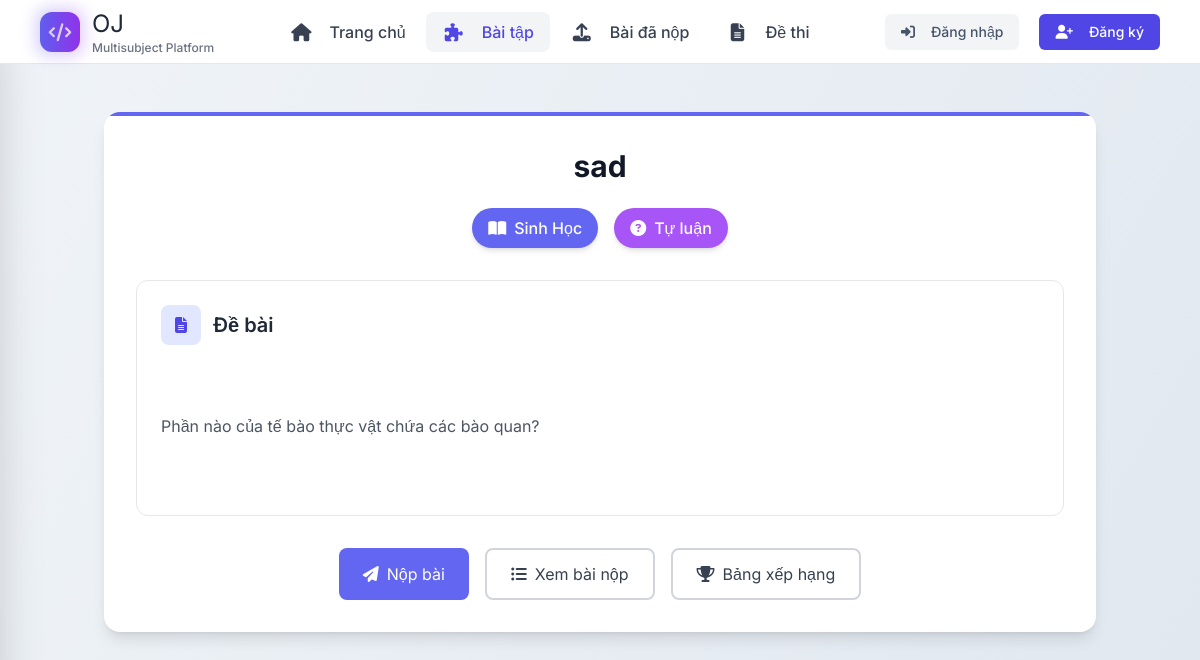
The page /problems/5/ on the database as committed earlier.
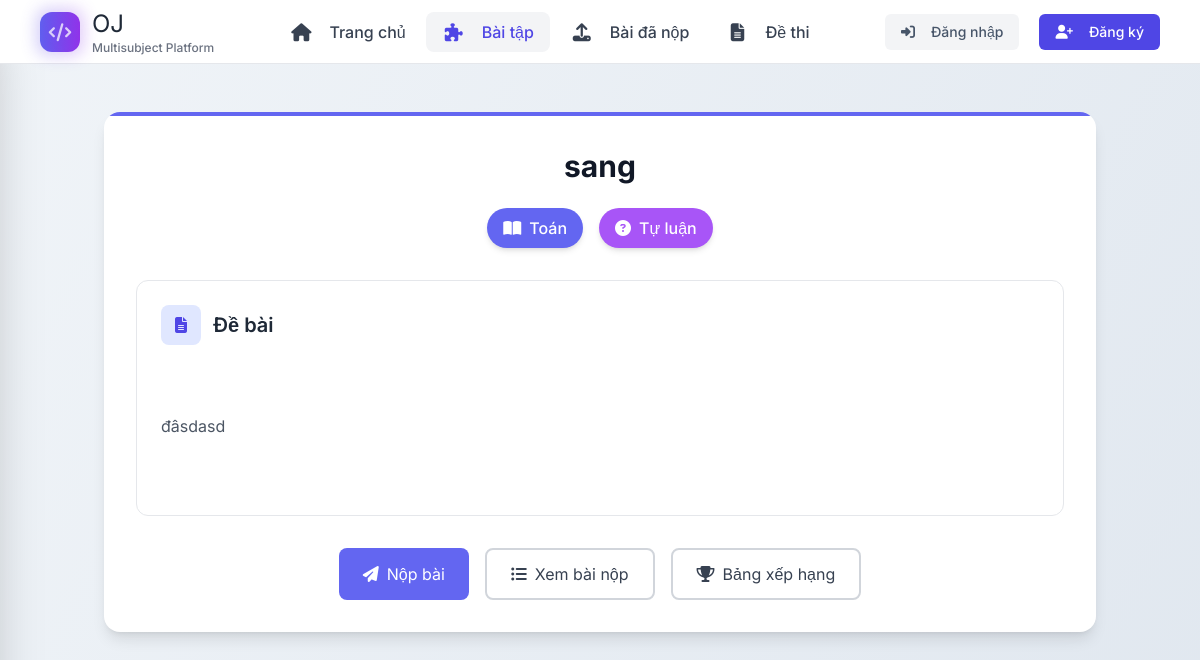
The same page on the database as committed later.
### problems/models.py (models this page shows, shortened)
class Problem(models.Model):
    title = models.CharField(max_length=200)
    description = models.TextField()
    subject = models.CharField(max_length=10, choices=SUBJECT_CHOICES)
    question_type = models.CharField(max_length=10, choices=QUESTION_TYPE, default='WRIT')
    difficulty = models.CharField(max_length=10, choices=DIFFICULTY_LEVELS)
    author = models.ForeignKey(User, on_delete=models.CASCADE, null=True)
    grading_criteria = models.TextField(null=True, blank=True, help_text="Tiêu chí chấm bài (dành cho AI)")
    created_at = models.DateTimeField(default=timezone.now)
    is_hidden = models.BooleanField(default=False)
    choice_a = models.CharField(max_length=255, null=True, blank=True)
    choice_b = models.CharField(max_length=255, null=True, blank=True)
    choice_c = models.CharField(max_length=255, null=True, blank=True)
    choice_d = models.CharField(max_length=255, null=True, blank=True)
    correct_answer = models.CharField(
        max_length=1,
        choices=[('A', 'A'), ('B', 'B'), ('C', 'C'), ('D', 'D')],
        null=True, blank=True,
        help_text="Chỉ áp dụng cho câu hỏi trắc nghiệm"
    )

### problems/views.py (the view)
# urls.py: path('<int:pk>/', views.problem_detail, name='problem_detail'),
def problem_detail(request, pk):
    problem = get_object_or_404(Problem, pk=pk)
    if problem.is_hidden:
        if not request.user.is_authenticated:
            return HttpResponseForbidden("Bạn không có quyền xem bài tập này.")
        if request.user != problem.author and not request.user.is_staff:
            return HttpResponseForbidden("Bạn không có quyền xem bài tập này.")
    return render(request, 'problems/problem_detail.html', {'problem': problem})

### problems/templates/problems/problem_detail.html (shortened to what this page needs)
{% extends 'base.html' %}
{% block content %}
<div class="max-w-5xl mx-auto px-4 py-8">
  <div class="relative bg-white rounded-2xl shadow-lg overflow-hidden">
    <div class="relative p-8 border-t-4 border-indigo-500">
      <h1 class="text-3xl font-bold text-gray-900 text-center mb-6">
        {{ problem.title }}
      </h1>
      <div class="flex flex-wrap justify-center gap-4 mb-8">
        <div class="inline-flex items-center px-4 py-2 rounded-full bg-indigo-500 text-white font-medium shadow-md">
          <i class="fas fa-book-open mr-2"></i>
          {{ problem.get_subject_display }}
        </div>
        <div class="inline-flex items-center px-4 py-2 rounded-full bg-purple-500 text-white font-medium shadow-md">
          <i class="fas fa-question-circle mr-2"></i>
          {{ problem.get_question_type_display }}
        </div>
      </div>
      {% if problem.description %}
      <div class="mb-8">
        <div class="bg-white rounded-xl border border-gray-200 p-6 hover:shadow-lg transition-all">
          <div class="flex items-center mb-4">
            <div class="w-10 h-10 bg-indigo-100 rounded-lg flex items-center justify-center mr-3">
              <i class="fas fa-file-alt text-indigo-600"></i>
            </div>
            <h2 class="text-xl font-semibold text-gray-800">Đề bài</h2>
          </div>
          <div class="text-gray-600 leading-relaxed whitespace-pre-wrap break-words overflow-x-auto">
            {{ problem.description|linebreaks }}
          </div>
        </div>
      </div>
      {% endif %}
      <div class="flex flex-col sm:flex-row gap-4 justify-center mt-8">
        <a href="{% url 'submit_solution' problem.id %}"
           class="flex items-center justify-center px-6 py-3 bg-indigo-500 text-white rounded-lg hover:bg-indigo-600 transition-all group">
          <i class="fas fa-paper-plane mr-2 group-hover:scale-110 transition-transform"></i>
          <span>Nộp bài</span>
        </a>
        <a href="{% url 'submissions_by_problem' problem.id %}"
           class="flex items-center justify-center px-6 py-3 border-2 border-gray-300 text-gray-700 rounded-lg hover:border-indigo-500 hover:text-indigo-500 hover:bg-indigo-50 transition-all group">
          <i class="fas fa-list-ul mr-2 group-hover:scale-110 transition-transform"></i>
          <span>Xem bài nộp</span>
        </a>
        <a href="{% url 'problem_ranking' problem.id %}"
           class="flex items-center justify-center px-6 py-3 border-2 border-gray-300 text-gray-700 rounded-lg hover:border-purple-500 hover:text-purple-500 hover:bg-purple-50 transition-all group">
          <i class="fas fa-trophy mr-2 group-hover:scale-110 transition-transform"></i>
          <span>Bảng xếp hạng</span>
        </a>
      </div>
    </div>
  </div>
</div>
{% endblock %}

Rows that differ between the two databases and show on the page:
changed Problem "Tự luận": title "sad" → "sang"; subject "Sinh Học" → "Toán"; description "Phần nào của tế bào thực vật chứa các bào quan?" → "đâsdasd"
